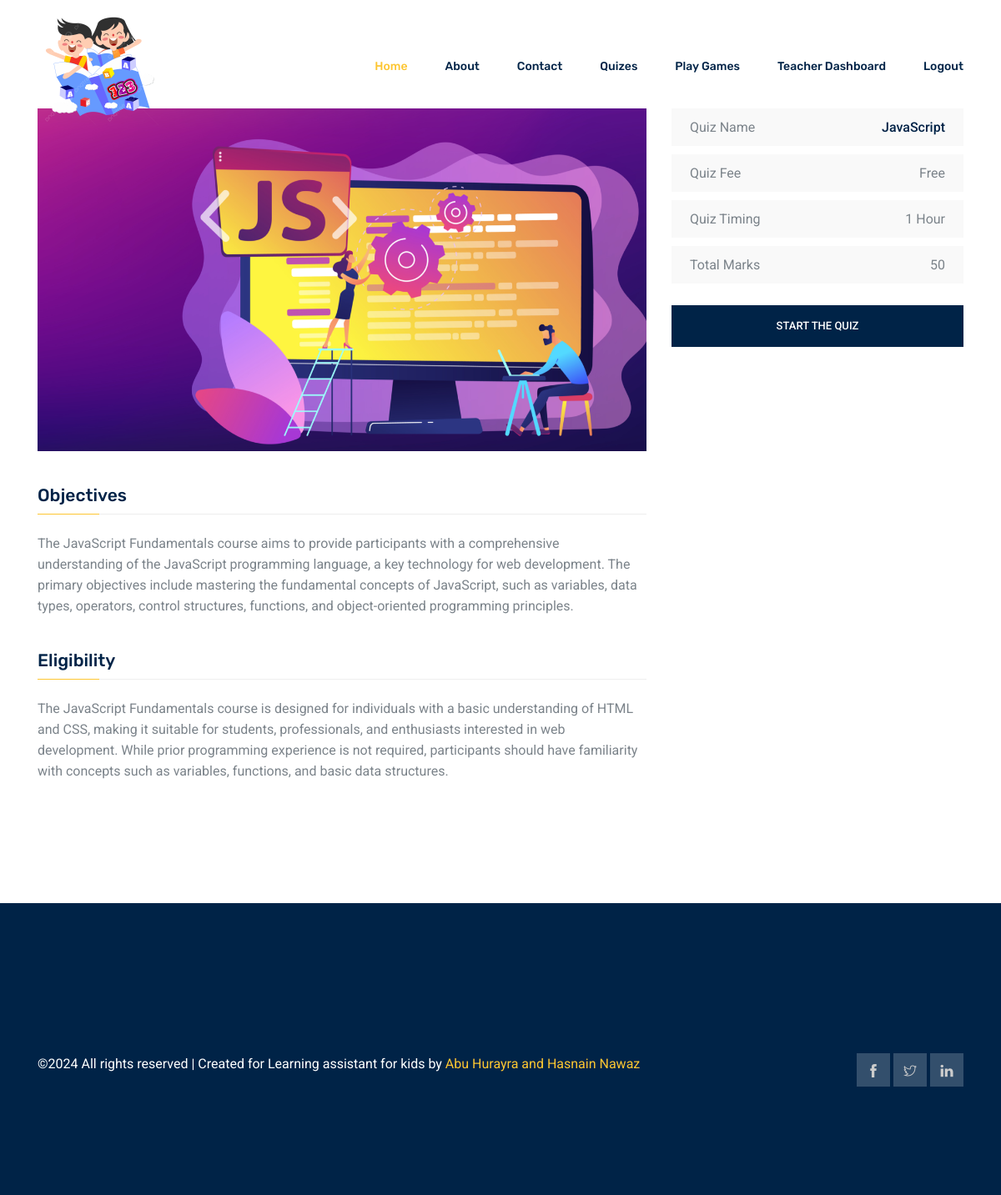
The app's page /quizes-details/javascript/ (signed in) with its own data.
### myapp/models.py (models this page shows, shortened)
class Quizes(models.Model):
    quiz_name = models.CharField(max_length=100, unique=True, null=True, blank=True)
    image = models.ImageField(upload_to='questions/', default='questions/default.webp')
    objectives = models.TextField()
    eligibility = models.TextField()
    total_score = models.IntegerField(default=0)
    obtained_score = models.IntegerField(default=0)
    is_popular = models.BooleanField(default=False)
    is_challenging = models.BooleanField(default=False)
    start_time = models.DateTimeField(default=timezone.now)
    completed = models.BooleanField(default=False)
    end_time = models.DateTimeField(default=timezone.now)
    slug = models.SlugField(max_length=100, null=True, blank=True, unique=True)

### myapp/views.py (the view)
# urls.py: path('quizes-details/<str:slug>/', views.quizes_details, name='quizes-details'),
@login_required(login_url='login')
def quizes_details(request, slug):
    question_obj = Quizes.objects.filter(slug=slug)
    context = {
        'question_obj': question_obj
    }
    return render(request, 'quizes-details.html', context)

### myapp/templates/quizes-details.html (shortened to what this page needs)
{% extends 'base.html' %}
{% load static %}
{% block content %}
    <section class="course_details_area section_gap">
        <div class="container">
            <div class="row">
                {% for item in question_obj %}
                <div class="col-lg-8 course_details_left">
                    <div class="main_image">
                        <img class="img-fluid" src="{{ item.image.url }}" alt="{{ item.quiz_name.quiz_name }}">
                    </div>
                    <div class="content_wrapper">
                        <h4 class="title">Objectives</h4>
                        <div class="content">
                            <p>{{ item.objectives }}</p>
                        </div>
                        <h4 class="title">Eligibility</h4>
                        <div class="content">
                            <p>{{ item.eligibility }}</p>
                        </div>
                    </div>
                </div>
                <div class="col-lg-4 right-contents">
                    <ul>
                        <li>
                            <a class="justify-content-between d-flex" href="#">
                                <p>Quiz Name</p>
                                <span class="or">{{ item.quiz_name }}</span>
                            </a>
                        </li>
                        <li>
                            <a class="justify-content-between d-flex" href="#">
                                <p>Quiz Fee </p>
                                <span>Free</span>
                            </a>
                        </li>
                        <li>
                            <a class="justify-content-between d-flex" href="#">
                                <p>Quiz Timing </p>
                                <span>1 Hour</span>
                            </a>
                        </li>
                        <li>
                            <a class="justify-content-between d-flex" href="#">
                                <p>Total Marks </p>
                                <span>{{ item.total_score }}</span>
                            </a>
                        </li>
                    </ul>
                    <a href="{% url 'take_quiz' item.id %}" class="primary-btn2 text-uppercase enroll rounded-0 text-white">Start the Quiz</a>
                </div>
                {% endfor %}
            </div>
        </div>
    </section>
{% endblock %}

### records on screen
Quizes: image (picture), objectives "The JavaScript Fundamentals course aims to provide participants with a comprehensive understanding of the JavaScript programming language, a key technology for web development. The primary objectives include mastering the fundamental concepts of JavaScript, such as variables, data types, operators, control structures, functions, and object-oriented programming principles.", eligibility "The JavaScript Fundamentals course is designed for individuals with a basic understanding of HTML and CSS, making it suitable for students, professionals, and enthusiasts interested in web development. While prior programming experience is not required, participants should have familiarity with concepts such as variables, functions, and basic data structures.", quiz_name "JavaScript", total_score "50"
